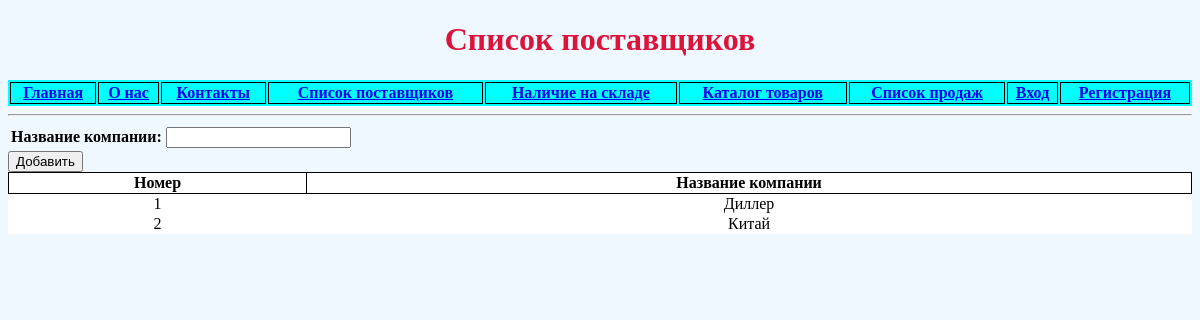
Before: /suppliers with the older database file.
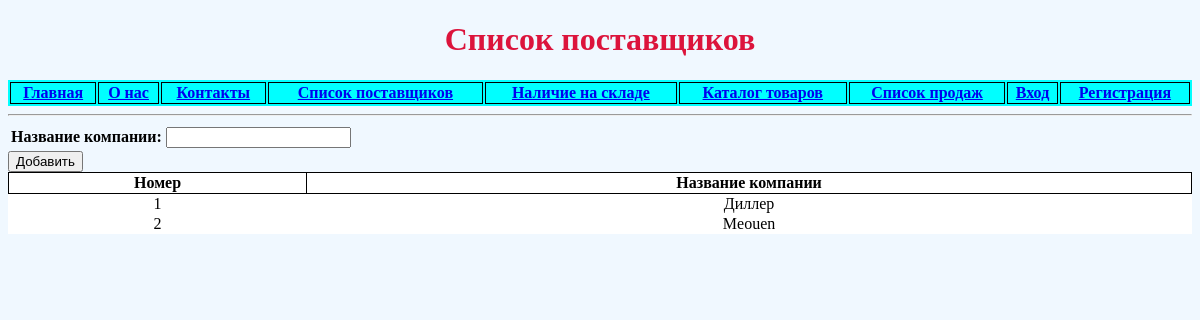
After: the same page with the newer database file.
### example_app/models.py (models this page shows, shortened)
class Company(models.Model):
    name = models.CharField(max_length=20)

### example_app/views.py (the view)
# urls.py: path('suppliers', suppliers),
def suppliers(request):
    companies = Company.objects.all()
    form = CompanyForm()
    return render(request, 'suppliers.html', {'companies': companies, 'form': form})

### example_app/forms.py
class CompanyForm(ModelForm):
    class Meta:
        model = Company
        fields = ['name']
        labels = {'name': 'Название компании'}

### example_app/templates/suppliers.html (shortened to what this page needs)
{% extends "base.html" %}
{% load static %}
{% block header %}
Список поставщиков
{% endblock header %}
{% block content %}
<form method="POST" action="create_company/">
  <table>{{form}}</table>
  <input type="submit" value="Добавить">
</form>
<table class="warehouse">
  <tr><th class="warehouse">Номер</th><th class="warehouse">Название компании</th></tr>
    {% for company in companies %}
  <tr><td align="center">{{ company.id }}</td><td align="center">{{ company.name }}</td></tr>
    {% endfor %}
</table>
{% endblock content %}

Changed rows visible on the page:
changed Company id 2: name "Китай" → "Meouen"
